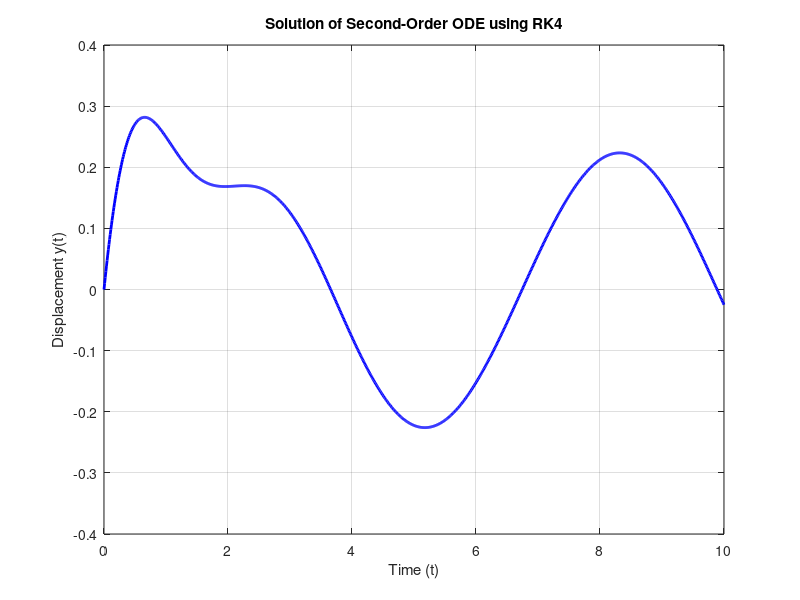
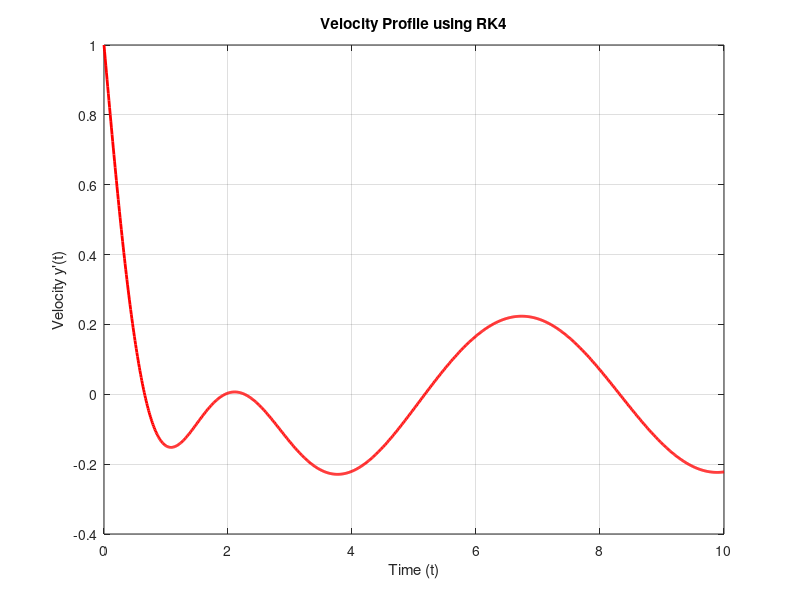
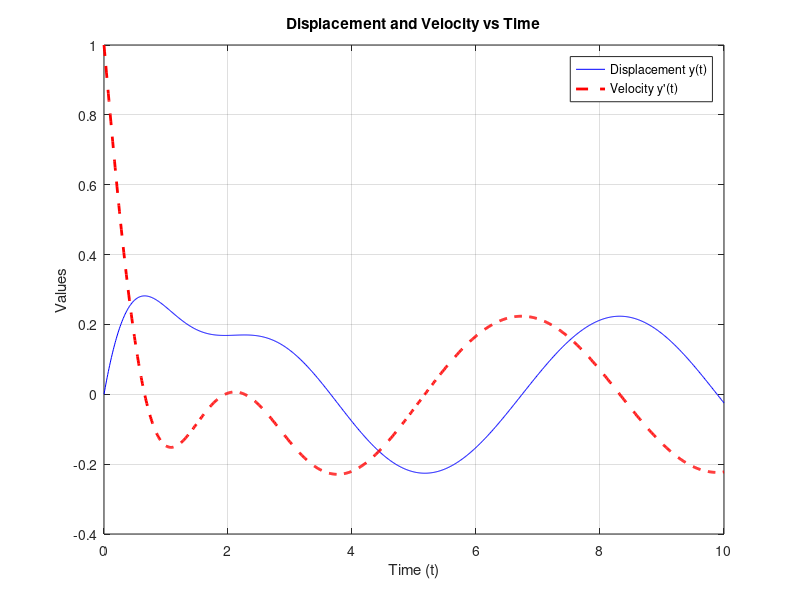

Here is the MATLAB script that generated these plots, in order:
% ---------------------------------------
% ---------------------------------------

clc; clear; close all;

% Time parameters
t0 = 0;         % Initial time
tf = 10;        % Final time
h = 0.01;       % Step size
N = (tf - t0)/h;

% Initial conditions
y1 = zeros(1, N+1); % y = y1
y2 = zeros(1, N+1); % dy/dt = y2
t = t0:h:tf;

y1(1) = 0;    % y(0)
y2(1) = 1;    % y'(0)

% Define the functions
f1 = @(t, y1, y2) y2;
f2 = @(t, y1, y2) sin(t) - 2*y2 - 5*y1;

% Runge-Kutta 4th Order Method Loop
for i = 1:N
    k1_1 = h * f1(t(i), y1(i), y2(i));
    k1_2 = h * f2(t(i), y1(i), y2(i));

    k2_1 = h * f1(t(i)+h/2, y1(i)+k1_1/2, y2(i)+k1_2/2);
    k2_2 = h * f2(t(i)+h/2, y1(i)+k1_1/2, y2(i)+k1_2/2);

    k3_1 = h * f1(t(i)+h/2, y1(i)+k2_1/2, y2(i)+k2_2/2);
    k3_2 = h * f2(t(i)+h/2, y1(i)+k2_1/2, y2(i)+k2_2/2);

    k4_1 = h * f1(t(i)+h, y1(i)+k3_1, y2(i)+k3_2);
    k4_2 = h * f2(t(i)+h, y1(i)+k3_1, y2(i)+k3_2);

    y1(i+1) = y1(i) + (k1_1 + 2*k2_1 + 2*k3_1 + k4_1)/6;
    y2(i+1) = y2(i) + (k1_2 + 2*k2_2 + 2*k3_2 + k4_2)/6;
end

% -------------------------------
% Plot the results
% -------------------------------
figure;
plot(t, y1, 'b', 'LineWidth', 2);
xlabel('Time (t)');
ylabel('Displacement y(t)');
title('Solution of Second-Order ODE using RK4');
grid on;

figure;
plot(t, y2, 'r', 'LineWidth', 2);
xlabel('Time (t)');
ylabel('Velocity y''(t)');
title('Velocity Profile using RK4');
grid on;

% Combine Displacement and Velocity
figure;
plot(t, y1, 'b', t, y2, 'r--', 'LineWidth', 2);
legend('Displacement y(t)', 'Velocity y''(t)');
title('Displacement and Velocity vs Time');
xlabel('Time (t)');
ylabel('Values');
grid on;

% ---------------------------------------
% ---------------------------------------

